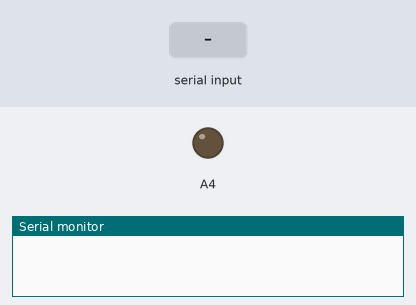
A sketch run on a simulated Arduino Zero (SAMD21). Shown: output pins drawn as LEDs (lit = HIGH), the last lines printed to the serial monitor. The test bench sets the inputs (shaded band). The modem accepts every AT command (registered, SIM ready, sends succeed) and sends nothing else.

Above: at 1.2 s.
1.3 s: "~" received over Serial
3.3 s: "~" received over the second serial link
4.8 s: "1" received over the second serial link
At 9.2 s:
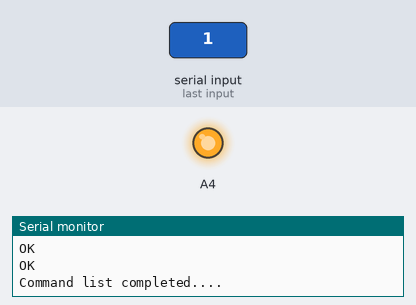
Timing chart, 0 to 10.7 s (numbered marks = the images above; inputs shaded):
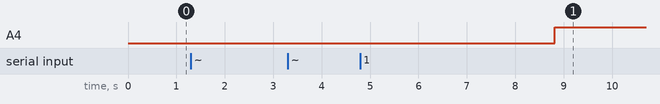

The sketch:

connectsetup.ino
```cpp
/*
 Transmit serial data back and forth between two ports
 in order to flash new firmware to ichip with the ichip config tool.

 Note: Steps 1-5 have to be completed within 30 seconds (30000ms)

 Steps:
 1) reset arduino (e.g. power cycle)
 2) start ichip software
 3) menu "serial ports", select com port of ardiuno, set baud rate to 9600
 4) click on "ichip uploader via serial"
 5) select EBI flash 16 Megabit (if window doesn't appear, start over, act faster)
 6) Click FW Update, select .imf file and wait until finished, close ichip program
 7) power cycle arduino/gevcu and wait 20-30sec
 8) menu "serial ports", set baud rate to 115200
 9) go to configuration page

 check-out http://www.youtube.com/watch?v=vS60htz6h1g at 00:35:00

 */
char inbyte;
bool flag = true;
void setup() {
	SerialUSB.begin(9600); // use SerialUSB only as the programming port doesn't work
	Serial2.begin(9600); // use Serial3 for GEVCU2, use Serial2 for GEVCU3+4
//	pinMode(43, INPUT);
	pinMode(18, OUTPUT);
	digitalWrite(18, LOW);
}

void loop() {
	while (Serial2.available()) {
		SerialUSB.write(Serial2.read());
	}
	while (SerialUSB.available()) {
          inbyte=SerialUSB.read();
          if (inbyte=='~'){sendcommandlist();}
		else {Serial2.write(inbyte);}
	}

      if (millis() > 6000) {
           digitalWrite(18, HIGH);
        }


}

void sendcommandlist()
{
  SerialUSB.println("Sending commands....");

sendmessage("AT+iFD");
sendmessage("AT+iHIF=1");
sendmessage("AT+iBDRA");
sendmessage("AT+iWLCH=8");
sendmessage("AT+iWLSI=GEVCU1");
sendmessage("AT+iDIP=192.168.1.46");
sendmessage("AT+iSNET=255.255.255.0");
sendmessage("AT+iDPSZ=8");
sendmessage("AT+iWST0=4");
sendmessage("AT+iWPP0=<usatoday>");
sendmessage("AT+iRPG=secret");
sendmessage("AT+iWPWD=secret");

sendmessage("AT+iAWS=1");
sendmessage("AT+iSTAP=1");
sendmessage("AT+iDOWN");

  SerialUSB.println("Command list completed....");
}

void sendmessage(char* message)
{
  Serial2.println(message);
    delay(500);
    while (Serial2.available()) {SerialUSB.write(Serial2.read());}

}
```
